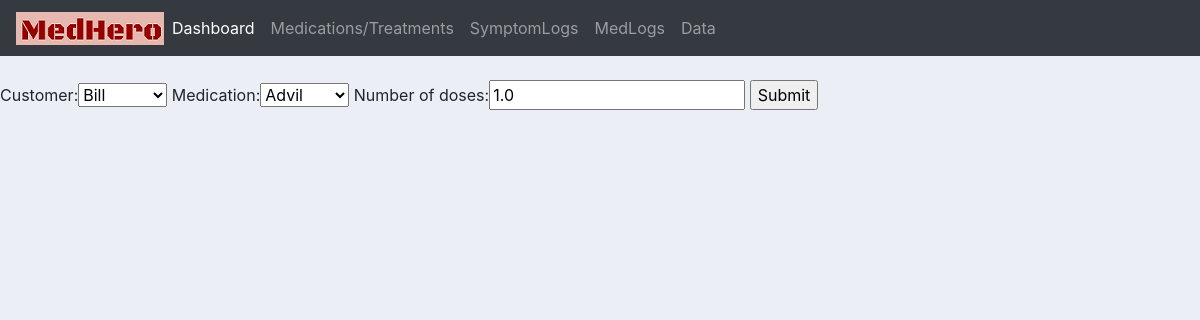
The page /update_medlog/1/ on the database its author committed.
### users/models.py (models this page shows, shortened)
class MedLog(models.Model):
    customer = models.ForeignKey(Customer, null = True, on_delete=models.SET_NULL)
    medication = models.ForeignKey(Medication, null = True, on_delete=models.SET_NULL)
    date_created = models.DateTimeField(auto_now_add=True, null=True)
    number_of_doses = models.FloatField(null=True)

### users/views.py (the view)
# urls.py: path('update_medlog/<str:pk>/', views.updateMedlog, name="update_medlog"),
def updateMedlog(request, pk):
    Medlog = MedLog.objects.get(id=pk)
    form = MedlogForm(instance=Medlog)
    if request.method == 'POST':
        form = MedlogForm(request.POST, instance=Medlog)
        if form.is_valid():
            form.save()
            return redirect('/medlogs')
    context = {'form': form}
    return render(request, 'users/update_medlog.html', context)

### users/forms.py
class MedlogForm(ModelForm):
    class Meta:
        model = MedLog
        fields = '__all__'

### users/models.py (called while the page is built)
    def __str__(self):
        return self.name

    def __str__(self):
        return self.name

### users/templates/users/update_medlog.html (shortened to what this page needs)
{% extends 'users/main.html' %}
{% load static %}
{% block content %}
<br>
<form action = "" method="POST">
    {{form}}
    <input type="submit" name="Submit">
</form>
{% endblock %}

### static/css/main.css (style rules this page uses)
body { background-color: #ebeff5; }

### static/css/footer.css (style rules this page uses)
html, body { height: 100%; }

### rows shown on the page
MedLog: customer "Bill", medication "Advil", number_of_doses "1.0"
